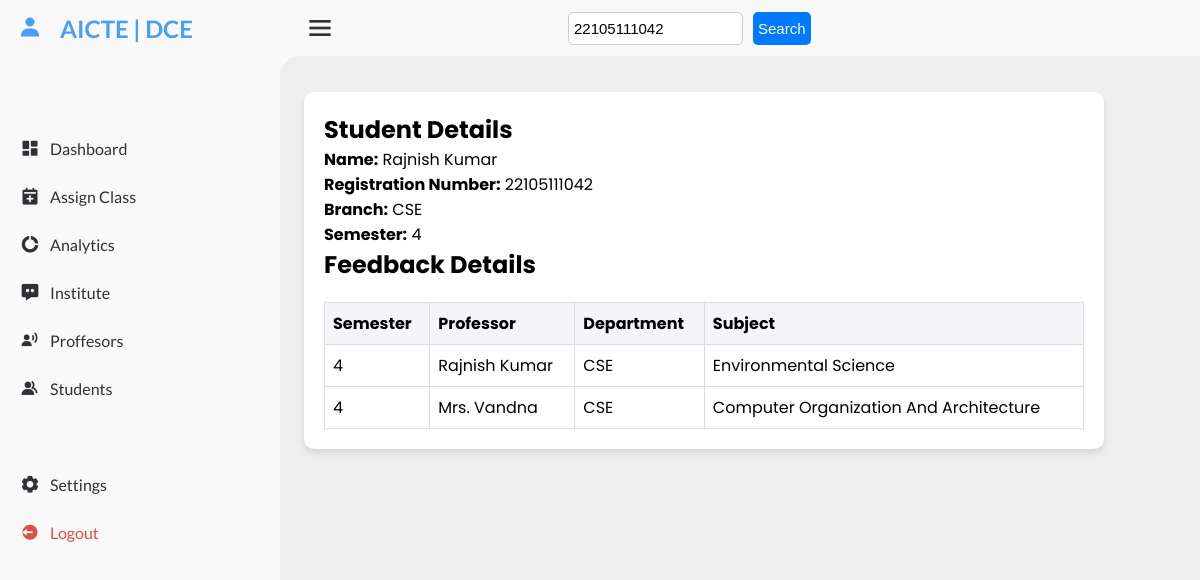
/admin/verify_student.php?reg_no=22105111042 (signed in), run on the app's committed database.
### tables this page shows
CREATE TABLE `students` (
  `id` int(11) NOT NULL,
  `name` varchar(100) NOT NULL,
  `reg_no` varchar(20) NOT NULL,
  `semester` int(11) NOT NULL,
  `branch` varchar(255) NOT NULL,
  `email` varchar(100) NOT NULL,
  `phone` varchar(15) NOT NULL,
  `passing_year` int(11) NOT NULL,
  `dp` varchar(255) NOT NULL,
  `password` varchar(255) NOT NULL,
  `timestamp` timestamp NOT NULL DEFAULT current_timestamp()
);

### admin/verify_student.php (the view, shortened to what this page needs)
<?php
include 'admin_name.php';
$student_data = null;
$feedback_data = [];
if (isset($_GET['reg_no'])) {
    $reg_no = $_GET['reg_no'];
    $student_query = $conn->prepare("SELECT * FROM `students` WHERE `reg_no` = ?");
    $student_query->bind_param("s", $reg_no);
    $student_query->execute();
    $student_result = $student_query->get_result();
    if ($student_result->num_rows > 0) {
        $student_data = $student_result->fetch_assoc();
        $feedback_query = $conn->prepare("
            SELECT DISTINCT fr.semester, p.name AS professor_name, p.dept, s.subject_name
            FROM `feedback_ratings` fr
            JOIN `professors` p ON fr.professor_id = p.prof_id
            JOIN `subjects` s ON fr.subject_id = s.subject_id
            WHERE fr.student_id = ?
        ");
        $feedback_query->bind_param("i", $student_data['id']);
        $feedback_query->execute();
        $feedback_result = $feedback_query->get_result();
        while ($row = $feedback_result->fetch_assoc()) {
            $feedback_data[] = $row;
        }
    } else {
        $error_message = "No student found with registration number $reg_no.";
    }
}
?>
<!DOCTYPE html>
<html lang="en">
<head>
    <?php
    include './dependencies.php';
    ?>
<body>
    <?php
    include 'navbar.php';
    ?>
    <section id="content">
        <nav>
            <i class='bx bx-menu'></i>
            <form class="search-form" method="GET" action="">
                <input type="text" name="reg_no" placeholder="Enter Reg. No"
                    value="<?= htmlspecialchars($_GET['reg_no'] ?? '') ?>" required>
                <button type="submit">Search</button>
            </form>
        </nav>
        <main>
            <?php if (isset($error_message)): ?>
                <p><?= htmlspecialchars($error_message) ?></p>
            <?php elseif ($student_data): ?>
                <div class="results">
                    <h2>Student Details</h2>
                    <p><strong>Name:</strong> <?= htmlspecialchars($student_data['name']) ?></p>
                    <p><strong>Registration Number:</strong> <?= htmlspecialchars($student_data['reg_no']) ?></p>
                    <p><strong>Branch:</strong> <?= htmlspecialchars($student_data['branch']) ?></p>
                    <p><strong>Semester:</strong> <?= htmlspecialchars($student_data['semester']) ?></p>
                    <h2>Feedback Details</h2>
                    <?php if (!empty($feedback_data)): ?>
                        <table class="feedback-table">
                            <thead>
                                <tr>
                                    <th>Semester</th>
                                    <th>Professor</th>
                                    <th>Department</th>
                                    <th>Subject</th>
                                </tr>
                            </thead>
                            <tbody>
                                <?php foreach ($feedback_data as $feedback): ?>
                                    <tr>
                                        <td data-label="Semester"><?= htmlspecialchars($feedback['semester']) ?></td>
                                        <td data-label="Professor"><?= htmlspecialchars($feedback['professor_name']) ?></td>
                                        <td data-label="Department"><?= htmlspecialchars($feedback['dept']) ?></td>
                                        <td data-label="Subject"><?= htmlspecialchars($feedback['subject_name']) ?></td>
                                    </tr>
                                <?php endforeach; ?>
                            </tbody>
                        </table>
                    <?php else: ?>
                        <p>No feedback found for this student.</p>
                    <?php endif; ?>
                </div>
            <?php endif; ?>
        </main>
    </section>
</body>
</html>

### css/style.css (style rules this page uses)
* { margin: 0; padding: 0; box-sizing: border-box; }
:root { --poppins: 'Poppins', sans-serif; --lato: 'Lato', sans-serif; --light: #F9F9F9; --blue: #479ff7; --light-blue: #CFE8FF; --grey: #eee; --dark-grey: #AAAAAA; --dark: #342E37; --red: #DB504A; --yellow: #FFCE26; --light-yellow: #FFF2C6; --green: #1a9c79; --light-green: #affced; --orange: #FD7238; --light-orange: #FFE0D3; }
html { overflow-x: hidden; scroll-behavior: smooth; }
body { background: var(--grey); overflow-x: hidden; }
#content { position: relative; width: calc(100% - 280px); left: 280px; transition: .3s ease; }
#content nav { height: 56px; background: var(--light); padding: 0 24px; display: flex; align-items: center; grid-gap: 24px; font-family: var(--lato); position: sticky; top: 0; left: 0; z-index: 1000; }
#content nav::before { content: ''; position: absolute; width: 40px; height: 40px; bottom: -40px; left: 0; border-radius: 50%; box-shadow: -20px -20px 0 var(--light); }
#content nav .bx.bx-menu { cursor: pointer; font-size: 32px; color: var(--dark); }
#content nav form { max-width: 400px; width: 100%; margin-right: auto; }
#content main { width: 100%; padding: 36px 24px; font-family: var(--poppins); max-height: calc(100vh - 56px); overflow-y: auto; }

### admin/verify_student.php (style rules this page uses)
.search-form { margin: 20px auto; display: flex; flex-wrap: wrap; gap: 10px; }
.search-form input, .search-form button { padding: 7px 5px; font-size: 15px; border: 1px solid #ccc; border-radius: 5px; }
.search-form input { flex: 1; min-width: 150px; max-width: 175px; }
.search-form button { background-color: #007bff; color: #fff; border: none; cursor: pointer; }
.results { width: 100%; max-width: 800px; background: #fff; padding: 20px; border-radius: 10px; box-shadow: 0 4px 6px rgba(0, 0, 0, 0.1); }
.results h2 { margin-top: 0; }
.feedback-table { width: 100%; border-collapse: collapse; margin-top: 20px; }
.feedback-table th, .feedback-table td { border: 1px solid #ddd; padding: 8px; text-align: left; }
.feedback-table th { background-color: #f4f4f9; }

### data on the page
students: name "Rajnish Kumar", reg_no "22105111042", branch "CSE", semester "4"

### other printed values
$feedback['semester'] "4"
$feedback['professor_name'] "Rajnish Kumar"
$feedback['dept'] "CSE"
$feedback['subject_name'] "Environmental Science"
$feedback['professor_name'] "Mrs. Vandna"
$feedback['subject_name'] "Computer Organization And Architecture"
